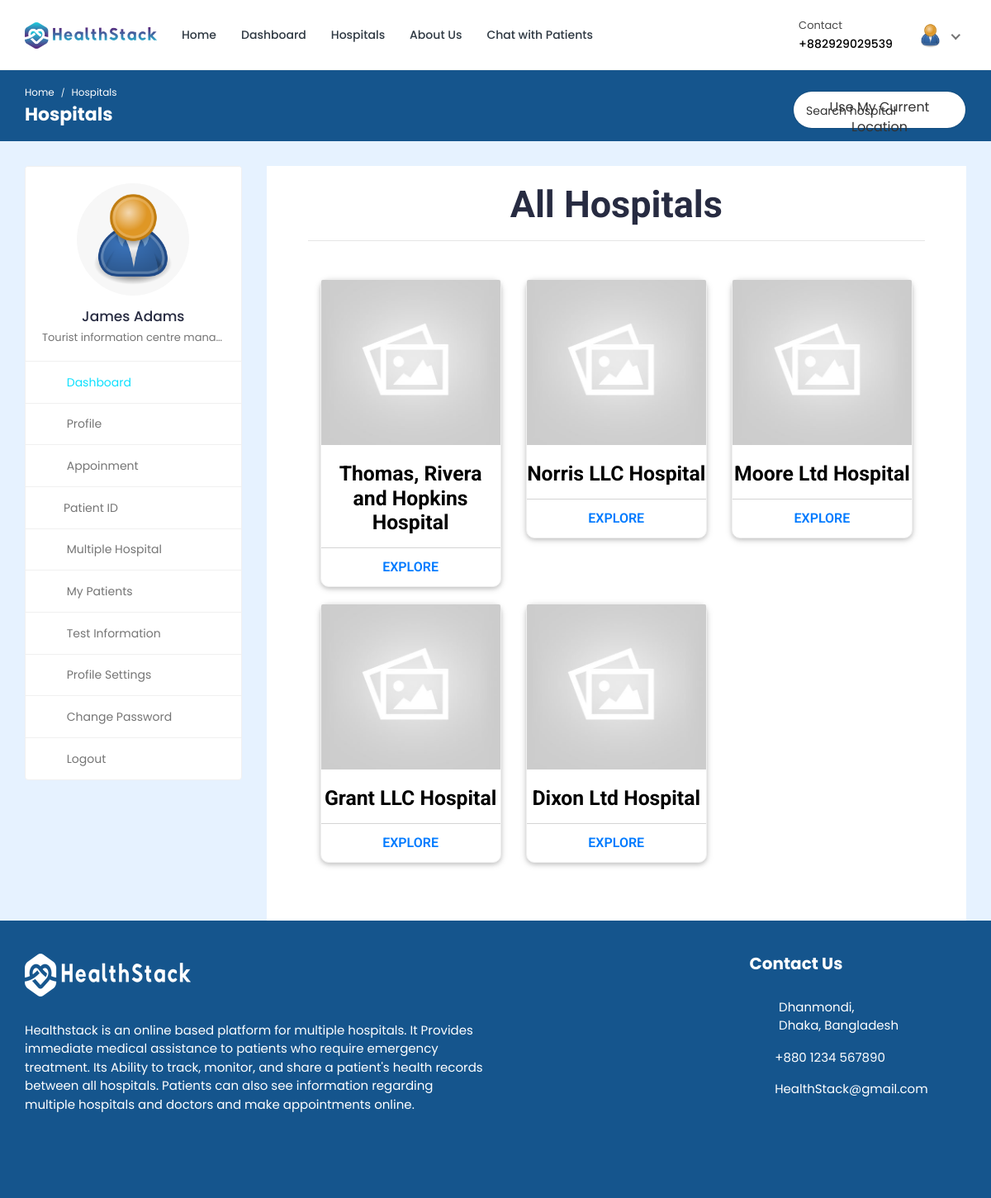
The page /multiple-hospital/ (signed in) on the database its author committed.
### doctor/models.py (models this page shows, shortened)
class Doctor_Information(models.Model):
    DOCTOR_TYPE = (
        ('Cardiologists', 'Cardiologists'),
        ('Neurologists', 'Neurologists'),
        ('Pediatricians', 'Pediatricians'),
        ('Physiatrists', 'Physiatrists'),
        ('Dermatologists', 'Dermatologists'),
    )
    doctor_id = models.AutoField(primary_key=True)
    user = models.OneToOneField(User, on_delete=models.CASCADE, null=True, blank=True, related_name='profile')
    name = models.CharField(max_length=200, null=True, blank=True)
    username = models.CharField(max_length=200, null=True, blank=True)
    gender = models.CharField(max_length=200, null=True, blank=True)
    description = models.TextField(max_length=1000, null=True, blank=True)
    department = models.CharField(max_length=200, choices=DOCTOR_TYPE, null=True, blank=True)
    department_name = models.ForeignKey(hospital_department, on_delete=models.SET_NULL, null=True, blank=True)
    specialization = models.ForeignKey(specialization, on_delete=models.SET_NULL, null=True, blank=True)
    featured_image = models.ImageField(upload_to='doctors/', default='doctors/user-default.png', null=True, blank=True)
    certificate_image = models.ImageField(upload_to='doctors_certificate/', default='doctors_certificate/default.png', null=True, blank=True)
    email = models.EmailField(max_length=200, null=True, blank=True)
    phone_number = models.CharField(max_length=200, null=True, blank=True)
    nid = models.CharField(max_length=200, null=True, blank=True)
    visiting_hour = models.CharField(max_length=200, null=True, blank=True)
    consultation_fee = models.IntegerField(null=True, blank=True)
    report_fee = models.IntegerField(null=True, blank=True)
    dob = models.CharField(max_length=200, null=True, blank=True)
    latitude = models.DecimalField(max_digits=9, decimal_places=6, null=True, blank=True)
    longitude = models.DecimalField(max_digits=9, decimal_places=6, null=True, blank=True)
    is_marketplace_active = models.BooleanField(default=False)
    home_visit_available = models.BooleanField(default=False)
    online_consultation_available = models.BooleanField(default=True)
    instant_booking_available = models.BooleanField(default=False)
    service_radius = models.IntegerField(default=10)  # in kilometers
    home_visit_fee = models.IntegerField(null=True, blank=True)
    online_consultation_fee = models.IntegerField(null=True, blank=True)
    average_response_time = models.IntegerField(default=30)  # in minutes
    marketplace_rating = models.DecimalField(max_digits=3, decimal_places=2, default=5.0)
    total_marketplace_reviews = models.IntegerField(default=0)
    total_consultations = models.IntegerField(default=0)
    institute = models.CharField(max_length=200, null=True, blank=True)
    degree = models.CharField(max_length=200, null=True, blank=True)
    completion_year = models.CharField(max_length=200, null=True, blank=True)
    work_place = models.CharField(max_length=200, null=True, blank=True)
    designation = models.CharField(max_length=200, null=True, blank=True)
    start_year = models.CharField(max_length=200, null=True, blank=True)
    end_year = models.CharField(max_length=200, null=True, blank=True)
    register_status =  models.CharField(max_length=200, null=True, blank=True)
    hospital_name = models.ForeignKey(Hospital_Information, on_delete=models.SET_NULL, null=True, blank=True)

### hospital_admin/models.py (models this page shows, shortened)
class specialization(models.Model):
    specialization_id = models.AutoField(primary_key=True)
    specialization_name = models.CharField(max_length=200, null=True, blank=True)
    hospital = models.ForeignKey(Hospital_Information, on_delete=models.CASCADE, null=True, blank=True)

### hospital/models.py (models this page shows, shortened)
class Hospital_Information(models.Model):
    HOSPITAL_TYPE = (
        ('private', 'Private hospital'),
        ('public', 'Public hospital'),
    )
    hospital_id = models.AutoField(primary_key=True)
    name = models.CharField(max_length=200, null=True, blank=True)
    address = models.CharField(max_length=200, null=True, blank=True)
    featured_image = models.ImageField(upload_to='hospitals/', default='hospitals/default.png', null=True, blank=True)
    description = models.TextField(null=True, blank=True)
    email = models.EmailField(max_length=200, null=True, blank=True)
    phone_number = models.CharField(max_length=20, null=True, blank=True)
    hospital_type = models.CharField(max_length=200, choices=HOSPITAL_TYPE)
    general_bed_no = models.IntegerField(null=True, blank=True)
    available_icu_no = models.IntegerField(null=True, blank=True)
    regular_cabin_no = models.IntegerField(null=True, blank=True)
    emergency_cabin_no = models.IntegerField(null=True, blank=True)
    vip_cabin_no = models.IntegerField(null=True, blank=True)
    latitude = models.DecimalField(max_digits=9, decimal_places=6, null=True, blank=True)
    longitude = models.DecimalField(max_digits=9, decimal_places=6, null=True, blank=True)
    approval_status = models.CharField(max_length=20, choices=[
        ('pending', 'Pending'),
        ('approved', 'Approved'),
        ('rejected', 'Rejected'),
    ], default='pending')
    created_by = models.ForeignKey('hospital_admin.Admin_Information', on_delete=models.SET_NULL, null=True, blank=True, related_name='created_hospitals')
    approved_by = models.ForeignKey(User, on_delete=models.SET_NULL, null=True, blank=True, limit_choices_to={'is_super_admin': True})
    created_at = models.DateTimeField(auto_now_add=True)
    approved_at = models.DateTimeField(null=True, blank=True)

### hospital/views.py (the view)
# urls.py: path('multiple-hospital/', views.multiple_hospital, name='multiple-hospital'),
@csrf_exempt
@login_required(login_url="unified-login")
def multiple_hospital(request):
    if request.user.is_authenticated:
        user_lat = request.GET.get('latitude')
        user_lon = request.GET.get('longitude')
        radius = request.GET.get('radius')
        if request.user.is_patient:
            patient = Patient.objects.get(user=request.user)
            doctors = Doctor_Information.objects.all()
            hospitals, search_query = searchHospitals(request, user_lat, user_lon, radius)
            custom_range, hospitals = paginateHospitals(request, hospitals, 3)
            context = {'patient': patient, 'doctors': doctors, 'hospitals': hospitals, 'search_query': search_query, 'custom_range': custom_range}
            return render(request, 'multiple-hospital.html', context)
        elif request.user.is_doctor:
            doctor = Doctor_Information.objects.get(user=request.user)
            hospitals, search_query = searchHospitals(request, user_lat, user_lon, radius)
            context = {'doctor': doctor, 'hospitals': hospitals, 'search_query': search_query}
            return render(request, 'multiple-hospital.html', context)
    else:
        logout(request)
        messages.error(request, 'Not Authorized')
        return render(request, 'patient-login.html')

### templates/multiple-hospital.html (shortened to what this page needs)
{% load static %}
<!DOCTYPE html>
<html lang="en">
<head>
	<link rel="stylesheet" href="{% static 'HealthStack-System/css/Normal/bootstrap.min.css' %}">
	<link rel="stylesheet" href="{% static 'HealthStack-System/plugins/Normal/fontawesome/css/fontawesome.min.css' %}">
	<link rel="stylesheet" href="{% static 'HealthStack-System/plugins/Normal/fontawesome/css/all.min.css' %}">
	<link rel="stylesheet" href="{% static 'HealthStack-System/css/Normal/style.css' %}">
	<link rel="stylesheet"href="{% static 'HealthStack-System/css/Normal/hospital.css' %}">
	<link rel="stylesheet"href="{% static 'HealthStack-System/css/Normal/search2.css' %}">
	</head>
	<body>
		<div class="main-wrapper">
			<header class="header">
				{% if user.is_authenticated and user.is_doctor %}
				{% include 'doctor-navbar.html' %}
				{% endif %}
			</header>
			<div class="breadcrumb-bar">
				<div class="container-fluid">
					<div class="row align-items-center">
						<div class="col-md-6 col-6">
							<nav aria-label="breadcrumb" class="page-breadcrumb">
								<ol class="breadcrumb">
									{% if user.is_authenticated and user.is_doctor %}
									<li class="breadcrumb-item"><a href="{% url 'doctor-dashboard' %}">Home</a></li>
									{% endif %}
									<li class="breadcrumb-item active" aria-current="page">Hospitals</li>
								</ol>
							</nav>
							<h2 class="breadcrumb-title">Hospitals</h2>
						</div>
						<div class="col-md-6 col-6 text-right">
							<div class="top-nav-search">
								<form action="{% url 'multiple-hospital' %}" method="GET">
									<input type="text" class="form-control" placeholder="Search hospital" name="search_query" value="{{search_query}}">
									<button class="btn" type="submit"><i class="fa fa-search"></i></button>
                                    <button type="button" class="btn btn-info" id="use-my-hospital-location-btn">Use My Current Location</button>
								</form>
							</div>
						</div>
					</div>
				</div>
			</div>
			<div class="content">
				<div class="container-fluid">
					<div class="row">
						<div class="col-md-5 col-lg-4 col-xl-3 theiaStickySidebar">
							<div>
								{% if user.is_authenticated and user.is_doctor %}
								{% include 'doctor-sidebar.html' %}
								{% endif %}
							</div>
						</div>
						<div class="col-md-7 col-lg-8 col-xl-9">
							<section class="wrapper" style="height: 0px;">
								<div class="container-fostrap" style="padding-top: 0px;">
									<h1 class="card-title" style="text-align: center;font-size: 45px;">All Hospitals</h1>
									<hr>
									<div class="content">
										<div class="container">
											<div class="row">
												{% for hospital in hospitals %}
												<div class="col-xs-12 col-sm-4">
													<div class="card">
														<a class="img-card" href="#">
														<img src="{{hospital.featured_image.url}}" />
													  </a>
														<div class="card-content">
															<h4 class="card-title">
																<a href="#"> {{hospital.name}}
															  </a>
															</h4>
														</div>
														<div class="card-read-more">
															<a href="{% url 'hospital-profile' pk=hospital.hospital_id %}" class="btn btn-link btn-block">
																Explore
															</a>
														</div>
													</div>
												</div>
												{% endfor %}
											</div>
										</div>
									</div>
								</div>
							</section>
						</div>
					</div>
				</div>
			</div>
			{% include 'footer.html' %}
		</div>
	</body>
</html>

### templates/doctor-navbar.html (shortened to what this page needs)
{% load static %}
<nav class="navbar navbar-expand-lg header-nav">
  <div class="navbar-header">
    <a href="{% url 'hospital_home'%}" class="navbar-brand logo">
      <img
        src="{% static 'HealthStack-System/images/Normal/logo.jpg' %}"
        class="img-fluid"
        alt="Logo"
      />
    </a>
  </div>
  <div class="main-menu-wrapper">
    <ul class="main-nav">
      <li>
        <a href="{% url 'hospital_home'%}">Home</a>
      </li>
      <li>
        <a href="{% url 'doctor-dashboard'%}">Dashboard</a>
      </li>
      <li><a href="{% url 'multiple-hospital' %}" style="text-decoration: none;">Hospitals</a></li>
      <li>
        <a href="{% url 'about-us'%}">About Us</a>
      </li>
      <li>
        <a href="{% url 'chat-home' pk=user.id %}">Chat with Patients</a>
      </li>
    </ul>
  </div>
  <ul class="nav header-navbar-rht">
    <li class="nav-item contact-item">
      <div class="header-contact-img">
        <i class="far fa-hospital"></i>
      </div>
      <div class="header-contact-detail">
        <p class="contact-header">Contact</p>
        <p class="contact-info-header">+88{{doctor.phone_number}}</p>
      </div>
    </li>
    <li class="nav-item dropdown has-arrow logged-item">
      <a href="#" class="dropdown-toggle nav-link" data-toggle="dropdown">
        <span class="user-img">
          <img
            class="rounded-circle"
            src="{{ doctor.featured_image.url }}"
            width="31"
            alt="Darren Elder"
          />
        </span>
      </a>
    </li>
  </ul>
</nav>

### templates/doctor-sidebar.html (shortened to what this page needs)
{% load static %}
<div class="profile-sidebar">
  <div class="widget-profile pro-widget-content">
    <div class="profile-info-widget">
      <a href="#" class="booking-doc-img">
        <img
          src="{{ doctor.featured_image.url }}"
          alt="User Image"
        />
      </a>
      <div class="profile-det-info">
        <h3>{{ doctor.name }}</h3>
        <div class="patient-details">
          <h5 class="mb-0">{{doctor.specialization.specialization_name}}</h5>
        </div>
      </div>
    </div>
  </div>
  <div class="dashboard-widget">
    <nav class="dashboard-menu sidebar">
      <ul>
        <li class="active">
          <a href="{% url 'doctor-dashboard' %}">
            <i class="fas fa-columns"></i>
            <span>Dashboard</span>
          </a>
        </li>
        <li>
        <a href="{% url 'doctor-profile' pk=doctor.doctor_id %}">
          <i class="fas fa-user"></i>
          <span>Profile</span>
        </a>
      </li>
        <li>
          <a href="{% url 'appointments'%}">
            <i class="fas fa-user-circle"></i>
            <span>Appoinment</span>
          </a>
        </li>
        <li class="nav-item has-submenu">
            <a href="#" class="nav-link"><i class="fas fa-search"></i><span>Patient ID</span></a>
        </li>
        <li>
          <a href="{% url 'multiple-hospital' %}">
            <i class="fas fa-hospital"></i>
            <span>Multiple Hospital</span>
          </a>
      </li>
        <li>
          <a href="{% url 'my-patients' %}">
            <i class="fas fa-user-injured"></i>
            <span>My Patients</span>
          </a>
        </li>
        <li>
          <a href="{% url 'doctor-test-list'%}" target="_blank">
            <i class="fas fa-hourglass-start"></i>
            <span>Test Information</span>
          </a>
        </li>
        <li>
          <a
            href="{% url 'doctor-profile-settings' %}"
          >
            <i class="fas fa-user-cog"></i>
            <span>Profile Settings</span>
          </a>
        </li>
        <li>
          <a href="{% url 'doctor-change-password' pk=user.id%}">
            <i class="fas fa-lock"></i>
            <span>Change Password</span>
          </a>
        </li>
        <li>
          <a href="{% url 'doctor-logout'%}">
            <i class="fas fa-sign-out-alt"></i>
            <span>Logout</span>
          </a>
        </li>
      </ul>
    </nav>
  </div>
</div>

### rows shown on the page
Doctor_Information: phone_number "2929029539", featured_image (placeholder picture), name "James Adams", specialization.specialization_name "Tourist information centre mana…"
Hospital_Information: featured_image (placeholder picture), name "Thomas, Rivera and Hopkins Hospital"
Hospital_Information: featured_image (placeholder picture), name "Norris LLC Hospital"
Hospital_Information: featured_image (placeholder picture), name "Moore Ltd Hospital"
Hospital_Information: featured_image (placeholder picture), name "Grant LLC Hospital"
Hospital_Information: featured_image (placeholder picture), name "Dixon Ltd Hospital"
